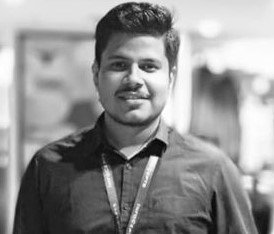
#> input picture Set Conference Project Code/facial recognition system using videos of mobile and webcam/original facial image.png, 274 x 234 px
$ jupyter execute 'facial_recognition_masking .ipynb'
#> lines starting #> are read from the running program, lines starting #| are printed output that depends on the picture
[cell 1]
#masking of image
print('masking of image')

[cell 2]
import cv2
import matplotlib.pyplot as plt
import numpy as np

[cell 3]
image_path = "original facial image.png"
img = cv2.imread(image_path,1);
#> img is the input picture: shape (234, 274, 3); min 2, max 255, mean 146.1
img = cv2.cvtColor(img,cv2.COLOR_BGR2RGB);

[cell 4]
# reading or displaying the image using matplotlib
plt.imshow(img)
plt.title("original image")
plt.show()

[cell 5]
#implementing masking using sharpening and gaussian blur
print('implementing masking using sharpening and gaussian blur')

[cell 6]
#defining the matrix for sharpening
print('defining the matrix for sharpening')
k_sharp = np.array(([0,-1,0],
                    [-1,5,-1],
                    [0,-1,0]),np.float32)

[cell 7]
print('sharpening matrix')
print(k_sharp)

[cell 8]
output_sharp = cv2.filter2D(img,-1,k_sharp)
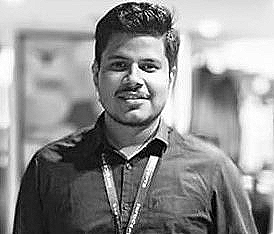
#> output_sharp: shape (234, 274, 3); min 0, max 255, mean 146

[cell 9]
#defining the matrix for gaussian blur
print('defining the matrix for gaussian blur')
k_gaussian_blur = np.array(([1,2,1],
                    [2,4,2],
                    [1,8,9]),np.float32)/16

[cell 10]
print('gaussian blur matrix')
print(k_gaussian_blur)

[cell 11]
output_gaussian_blur = cv2.filter2D(img,-1,k_gaussian_blur)
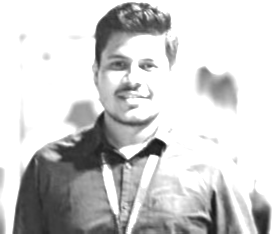
#> output_gaussian_blur: shape (234, 274, 3); min 22, max 255, mean 206.4
